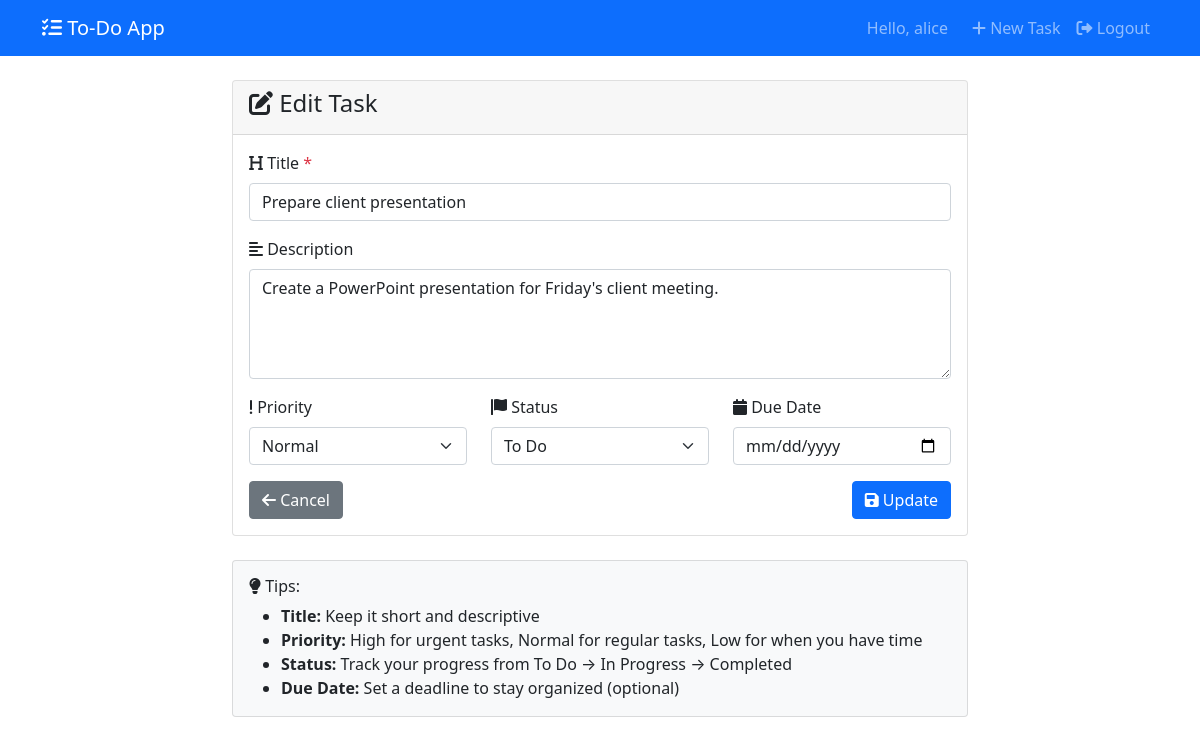
Page /task/2/edit/ (signed in) on the committed database.
### tasks/models.py (models this page shows, shortened)
class Task(models.Model):
    PRIORITY_CHOICES = [
        ('low', 'Low'),
        ('normal', 'Normal'),
        ('high', 'High'),
    ]
    STATUS_CHOICES = [
        ('todo', 'To Do'),
        ('in_progress', 'In Progress'),
        ('completed', 'Completed'),
    ]
    user = models.ForeignKey(
        User,
        on_delete=models.CASCADE,
        verbose_name="User",
        help_text="Task owner"
    )
    title = models.CharField(
        max_length=255,
        verbose_name="Title",
        help_text="Task title"
    )
    description = models.TextField(
        blank=True,
        null=True,
        verbose_name="Description",
        help_text="Detailed task description (optional)"
    )
    priority = models.CharField(
        max_length=10,
        choices=PRIORITY_CHOICES,
        default='normal',
        verbose_name="Priority",
        help_text="Task priority level"
    )
    due_date = models.DateField(
        blank=True,
        null=True,
        verbose_name="Due Date",
        help_text="Task deadline (optional)"
    )
    status = models.CharField(
        max_length=15,
        choices=STATUS_CHOICES,
        default='todo',
        verbose_name="Status",
        help_text="Task progress status"
    )
    created_date = models.DateTimeField(
        auto_now_add=True,
        verbose_name="Created Date"
    )
    modified_date = models.DateTimeField(
        auto_now=True,
        verbose_name="Modified Date"
    )
    class Meta:
        verbose_name = "Task"
        verbose_name_plural = "Tasks"
        ordering = ['-created_date']

### tasks/views.py (the view, shortened to what this page needs)
# urls.py: path('task/<int:pk>/edit/', views.TaskUpdateView.as_view(), name='task_update'),
class TaskUpdateView(LoginRequiredMixin, UpdateView):
    model = Task
    template_name = 'tasks/task_form.html'
    fields = ['title', 'description', 'priority', 'due_date', 'status']
    success_url = reverse_lazy('task_list')
    login_url = reverse_lazy('login')
    def get_queryset(self):
        return Task.objects.filter(user=self.request.user)
    def get_context_data(self, **kwargs):
        context = super().get_context_data(**kwargs)
        context['title'] = 'Edit Task'
        context['button_text'] = 'Update'
        return context

### templates/tasks/task_form.html (shortened to what this page needs)
{% extends 'base.html' %}
{% block content %}
<div class="row justify-content-center">
    <div class="col-md-8">
        <div class="card">
            <div class="card-header">
                <h4><i class="fas fa-{% if 'Edit' in title %}edit{% else %}plus{% endif %}"></i> {{ title }}</h4>
            </div>
            <div class="card-body">
                <form method="post">
                    <div class="mb-3">
                        <label for="{{ form.title.id_for_label }}" class="form-label">
                            <i class="fas fa-heading"></i> Title <span class="text-danger">*</span>
                        </label>
                        <input type="text"
                               class="form-control {% if form.title.errors %}is-invalid{% endif %}"
                               id="{{ form.title.id_for_label }}"
                               name="{{ form.title.name }}"
                               value="{{ form.title.value|default:'' }}"
                               placeholder="Enter task title"
                               required>
                    </div>
                    <div class="mb-3">
                        <label for="{{ form.description.id_for_label }}" class="form-label">
                            <i class="fas fa-align-left"></i> Description
                        </label>
                        <textarea class="form-control {% if form.description.errors %}is-invalid{% endif %}"
                                  id="{{ form.description.id_for_label }}"
                                  name="{{ form.description.name }}"
                                  rows="4"
                                  placeholder="Enter task description (optional)">{{ form.description.value|default:'' }}</textarea>
                    </div>
                    <div class="row">
                        <div class="col-md-4">
                            <div class="mb-3">
                                <label for="{{ form.priority.id_for_label }}" class="form-label">
                                    <i class="fas fa-exclamation"></i> Priority
                                </label>
                                <select class="form-select {% if form.priority.errors %}is-invalid{% endif %}"
                                        id="{{ form.priority.id_for_label }}"
                                        name="{{ form.priority.name }}">
                                    {% for value, label in form.priority.field.choices %}
                                        <option value="{{ value }}"
                                                {% if form.priority.value == value %}selected{% endif %}>
                                            {{ label }}
                                        </option>
                                    {% endfor %}
                                </select>
                            </div>
                        </div>
                        <div class="col-md-4">
                            <div class="mb-3">
                                <label for="{{ form.status.id_for_label }}" class="form-label">
                                    <i class="fas fa-flag"></i> Status
                                </label>
                                <select class="form-select {% if form.status.errors %}is-invalid{% endif %}"
                                        id="{{ form.status.id_for_label }}"
                                        name="{{ form.status.name }}">
                                    {% for value, label in form.status.field.choices %}
                                        <option value="{{ value }}"
                                                {% if form.status.value == value %}selected{% endif %}>
                                            {{ label }}
                                        </option>
                                    {% endfor %}
                                </select>
                            </div>
                        </div>
                        <div class="col-md-4">
                            <div class="mb-3">
                                <label for="{{ form.due_date.id_for_label }}" class="form-label">
                                    <i class="fas fa-calendar"></i> Due Date
                                </label>
                                <input type="date"
                                       class="form-control {% if form.due_date.errors %}is-invalid{% endif %}"
                                       id="{{ form.due_date.id_for_label }}"
                                       name="{{ form.due_date.name }}"
                                       value="{{ form.due_date.value|default:'' }}">
                            </div>
                        </div>
                    </div>
                    <div class="d-flex justify-content-between">
                        <a href="{% url 'task_list' %}" class="btn btn-secondary">
                            <i class="fas fa-arrow-left"></i> Cancel
                        </a>
                        <button type="submit" class="btn btn-primary">
                            <i class="fas fa-{% if 'Edit' in title %}save{% else %}plus{% endif %}"></i> {{ button_text }}
                        </button>
                    </div>
                </form>
            </div>
        </div>
    </div>
</div>
<div class="row justify-content-center mt-4">
    <div class="col-md-8">
        <div class="card bg-light">
            <div class="card-body">
                <h6><i class="fas fa-lightbulb"></i> Tips:</h6>
                <ul class="mb-0">
                    <li><strong>Title:</strong> Keep it short and descriptive</li>
                    <li><strong>Priority:</strong> High for urgent tasks, Normal for regular tasks, Low for when you have time</li>
                    <li><strong>Status:</strong> Track your progress from To Do → In Progress → Completed</li>
                    <li><strong>Due Date:</strong> Set a deadline to stay organized (optional)</li>
                </ul>
            </div>
        </div>
    </div>
</div>
{% endblock %}

### templates/base.html (shortened to what this page needs)
<!DOCTYPE html>
<html lang="en">
<head>
    <link href="https://cdn.jsdelivr.net/npm/bootstrap@5.1.3/dist/css/bootstrap.min.css" rel="stylesheet">
    <link href="https://cdnjs.cloudflare.com/ajax/libs/font-awesome/6.0.0/css/all.min.css" rel="stylesheet">
</head>
<body>
    <nav class="navbar navbar-expand-lg navbar-dark bg-primary">
        <div class="container">
            <a class="navbar-brand" href="{% url 'task_list' %}">
                <i class="fas fa-tasks"></i> To-Do App
            </a>
            {% if user.is_authenticated %}
                <div class="navbar-nav ms-auto">
                    <span class="navbar-text me-3">
                        Hello, {{ user.username }}
                    </span>
                    <a class="nav-link" href="{% url 'task_create' %}">
                        <i class="fas fa-plus"></i> New Task
                    </a>
                    <a class="nav-link" href="{% url 'logout' %}">
                        <i class="fas fa-sign-out-alt"></i> Logout
                    </a>
                </div>
            {% endif %}
        </div>
    </nav>
    <div class="container mt-4">
        {% block content %}
        {% endblock %}
    </div>
</body>
</html>

### rows in the picture
Task: title "Prepare client presentation", description "Create a PowerPoint presentation for Friday's client meeting.", priority "Normal", status "To Do"

### other values in the picture
{{ user.username }} "alice"
{{ title }} "Edit Task"
{{ button_text }} "Update"
